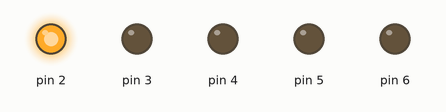
A sketch run on a simulated Arduino Uno, built with avr-gcc and run on an emulated ATmega328P. Shown: output pins drawn as LEDs (lit = HIGH).

Above: at 0.2 s.
At 1.2 s:
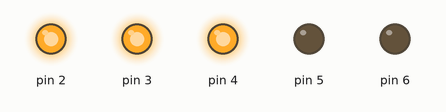
At 2.2 s:
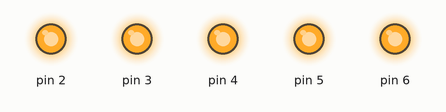
At 2.7 s:
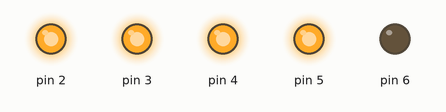
At 4.7 s:
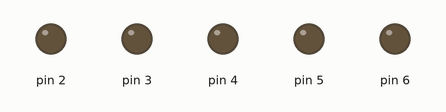
At 5.7 s:
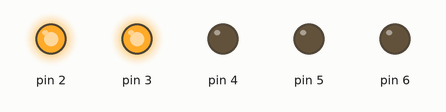
Timing chart, 0 to 6.5 s (numbered marks = the images above):
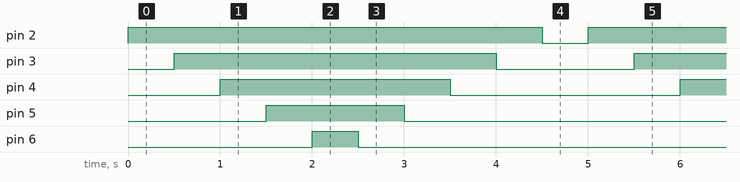

Measured:
- by itself, pin 2: alternates HIGH for 4.5 s and LOW for 0.50 s
- by itself, pin 3: alternates HIGH for 3.5 s and LOW for 1.5 s
- by itself, pin 4: alternates HIGH for 2.5 s and LOW for 2.5 s
- by itself, pin 5: alternates HIGH for 1.5 s and LOW for 3.5 s
- by itself, pin 6: alternates HIGH for 0.50 s and LOW for 4.5 s

The sketch:

Trafik_lamba_kod.ino
```cpp
int ledler[]{2,3,4,5,6};


void setup() {

 for (int led=0; led<=4;led=led+1){


 pinMode(ledler[led],OUTPUT);

  }

}

void loop() {

for (int led=0;led<=4;led=led+1){

  digitalWrite(ledler[led],HIGH);
  delay(500);

  }
for(int led=4;led>=0;led=led-1){

digitalWrite(ledler[led],LOW);
delay(500);


}


}
```
